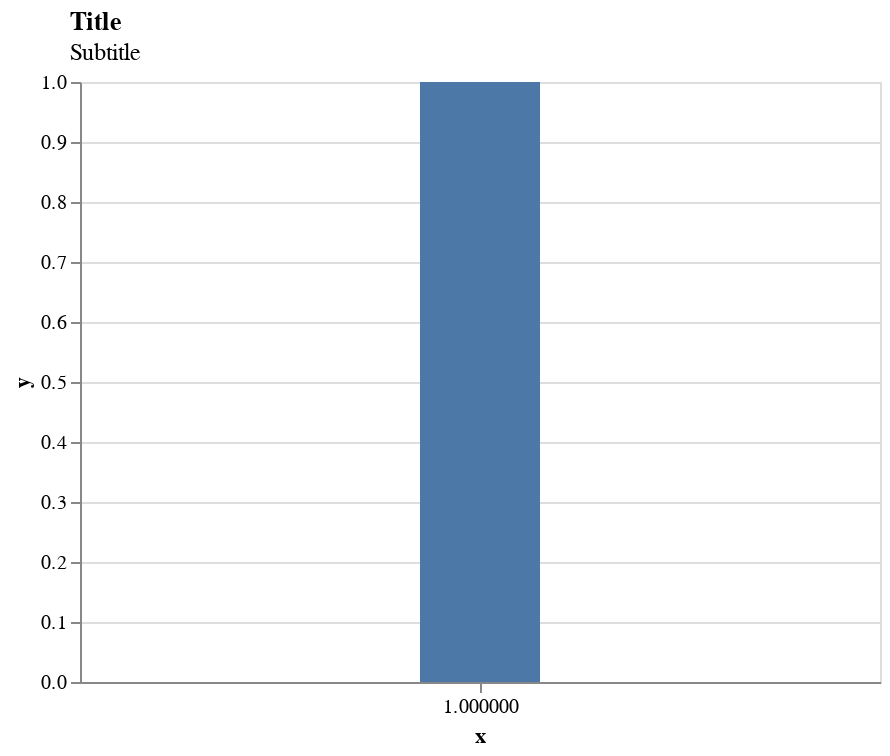

The cell this chart's notebook holds for it:
### Code cell
alt.Chart(source).mark_bar(size=60).encode(
    x='x',
    y='y',
  ).properties(title={'text': 'Title',
                     'subtitle': 'Subtitle',
                   'dx':30}
).configure_title(anchor='start')

### Figure 1 — Vega-Lite specification as saved in the notebook (floating-point values rounded to 4 significant figures)
{"config": {"view": {"continuousWidth": 400, "continuousHeight": 300}, "title": {"anchor": "start"}}, "data": {"name": "data-1f892dd796d36aa89c5efea664fe8c50"}, "mark": {"type": "bar", "size": 60}, "encoding": {"x": {"type": "quantitative", "field": "x"}, "y": {"type": "quantitative", "field": "y"}}, "title": {"text": "Title", "subtitle": "Subtitle", "dx": 30}, "$schema": "https://vega.github.io/schema/vega-lite/v4.8.1.json", "datasets": {"data-1f892dd796d36aa89c5efea664fe8c50": [{"x": 1, "y": 1}]}}
